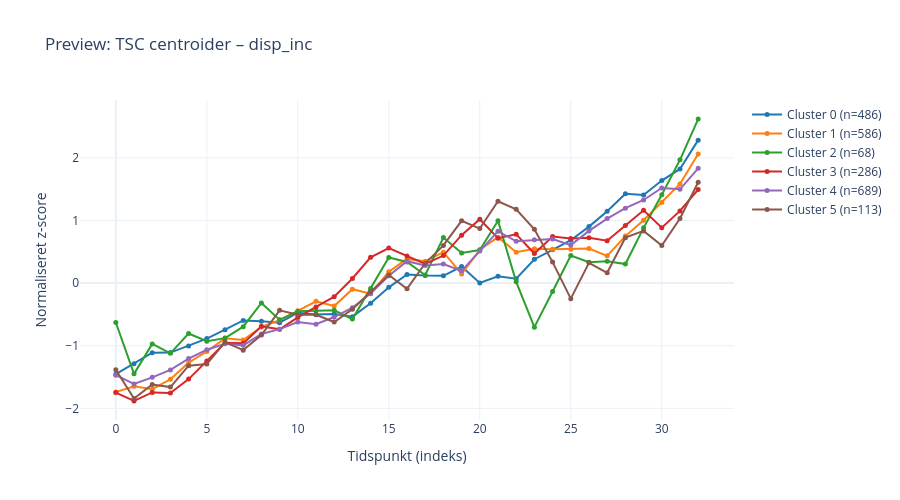

Write notebook code for a chart like this one.
### Code cell
# ── Cell 10 (valgfri): Vis én chart inline for visuel verifikation ─────────────

PREVIEW_VAR = 'disp_inc'  # Skift til en anden variabel efter ønske

if PREVIEW_VAR in VARIABLE_CUBES:
    _locs, _tlabels, _X = load_and_concat_variable(PREVIEW_VAR, VARIABLE_CUBES[PREVIEW_VAR])
    _labels, _km, _X_scaled = run_tsc(_X, _locs)
    _centroids = _km.cluster_centers_[:, :, 0]

    fig_preview = go.Figure()
    for c in range(N_CLUSTERS):
        n_in_cluster = int((_labels == c).sum())
        fig_preview.add_trace(go.Scatter(
            x=list(range(len(_tlabels))),
            y=_centroids[c],
            mode='lines+markers',
            name=f'Cluster {c} (n={n_in_cluster})',
            line=dict(color=CLUSTER_COLOURS[c], width=2),
            marker=dict(size=5)
        ))
    fig_preview.update_layout(
        title=f'Preview: TSC centroider – {PREVIEW_VAR}',
        xaxis_title='Tidspunkt (indeks)',
        yaxis_title='Normaliseret z-score',
        template='plotly_white',
        height=500
    )
    fig_preview.show()
else:
    print(f'{PREVIEW_VAR} ikke fundet i VARIABLE_CUBES.')

### Figure 1 — Plotly figure (JSON) as saved in the notebook; plotly's stock layout.template omitted (floating-point values rounded to 4 significant figures)
{"data": [{"line": {"color": "#1f77b4", "width": 2}, "marker": {"size": 5}, "mode": "lines+markers", "name": "Cluster 0 (n=486)", "type": "scatter", "x": [0, 1, 2, 3, 4, 5, 6, 7, 8, 9, 10, 11, 12, 13, 14, 15, 16, 17, 18, 19, 20, 21, 22, 23, 24, 25, 26, 27, 28, 29, 30, 31, 32], "y": [-1.455, -1.289, -1.112, -1.11, -1.004, -0.8855, -0.7437, -0.5956, -0.6085, -0.6319, -0.4728, -0.5007, -0.4926, -0.5358, -0.3215, -0.06765, 0.1382, 0.1212, 0.1163, 0.2651, 0.003917, 0.1104, 0.06953, 0.382, 0.5312, 0.6853, 0.9024, 1.147, 1.427, 1.407, 1.638, 1.824, 2.283]}, {"line": {"color": "#ff7f0e", "width": 2}, "marker": {"size": 5}, "mode": "lines+markers", "name": "Cluster 1 (n=586)", "type": "scatter", "x": [0, 1, 2, 3, 4, 5, 6, 7, 8, 9, 10, 11, 12, 13, 14, 15, 16, 17, 18, 19, 20, 21, 22, 23, 24, 25, 26, 27, 28, 29, 30, 31, 32], "y": [-1.74, -1.647, -1.695, -1.536, -1.27, -1.092, -0.8814, -0.9077, -0.7003, -0.59, -0.4427, -0.2905, -0.3662, -0.09638, -0.1685, 0.1815, 0.3869, 0.3511, 0.4948, 0.1469, 0.5322, 0.7345, 0.4931, 0.5476, 0.5429, 0.5417, 0.5514, 0.4353, 0.7508, 1.003, 1.287, 1.584, 2.062]}, {"line": {"color": "#2ca02c", "width": 2}, "marker": {"size": 5}, "mode": "lines+markers", "name": "Cluster 2 (n=68)", "type": "scatter", "x": [0, 1, 2, 3, 4, 5, 6, 7, 8, 9, 10, 11, 12, 13, 14, 15, 16, 17, 18, 19, 20, 21, 22, 23, 24, 25, 26, 27, 28, 29, 30, 31, 32], "y": [-0.6287, -1.449, -0.971, -1.121, -0.8047, -0.9274, -0.8784, -0.6954, -0.3163, -0.5868, -0.449, -0.4459, -0.4351, -0.5749, -0.08486, 0.409, 0.3375, 0.1304, 0.7285, 0.4812, 0.5283, 0.9952, 0.02031, -0.7034, -0.1341, 0.4402, 0.3353, 0.3503, 0.3045, 0.8826, 1.41, 1.969, 2.619]}, {"line": {"color": "#d62728", "width": 2}, "marker": {"size": 5}, "mode": "lines+markers", "name": "Cluster 3 (n=286)", "type": "scatter", "x": [0, 1, 2, 3, 4, 5, 6, 7, 8, 9, 10, 11, 12, 13, 14, 15, 16, 17, 18, 19, 20, 21, 22, 23, 24, 25, 26, 27, 28, 29, 30, 31, 32], "y": [-1.747, -1.881, -1.746, -1.756, -1.533, -1.245, -0.9532, -0.9622, -0.6907, -0.7383, -0.5483, -0.3794, -0.2172, 0.07439, 0.4113, 0.5601, 0.4351, 0.3061, 0.4403, 0.7656, 1.021, 0.7179, 0.7789, 0.4731, 0.7457, 0.7132, 0.7265, 0.6759, 0.9201, 1.164, 0.8845, 1.154, 1.496]}, {"line": {"color": "#9467bd", "width": 2}, "marker": {"size": 5}, "mode": "lines+markers", "name": "Cluster 4 (n=689)", "type": "scatter", "x": [0, 1, 2, 3, 4, 5, 6, 7, 8, 9, 10, 11, 12, 13, 14, 15, 16, 17, 18, 19, 20, 21, 22, 23, 24, 25, 26, 27, 28, 29, 30, 31, 32], "y": [-1.471, -1.61, -1.505, -1.386, -1.206, -1.064, -0.9697, -0.9939, -0.8121, -0.7349, -0.6223, -0.6561, -0.5416, -0.3934, -0.1675, 0.1176, 0.3504, 0.2819, 0.3061, 0.1965, 0.5115, 0.8302, 0.6686, 0.6912, 0.7031, 0.6073, 0.8344, 1.031, 1.197, 1.328, 1.519, 1.498, 1.833]}, {"line": {"color": "#8c564b", "width": 2}, "marker": {"size": 5}, "mode": "lines+markers", "name": "Cluster 5 (n=113)", "type": "scatter", "x": [0, 1, 2, 3, 4, 5, 6, 7, 8, 9, 10, 11, 12, 13, 14, 15, 16, 17, 18, 19, 20, 21, 22, 23, 24, 25, 26, 27, 28, 29, 30, 31, 32], "y": [-1.384, -1.844, -1.618, -1.66, -1.318, -1.293, -0.9419, -1.07, -0.8283, -0.4347, -0.5064, -0.5044, -0.621, -0.4189, -0.1381, 0.1299, -0.09158, 0.3167, 0.6015, 0.9946, 0.8705, 1.307, 1.181, 0.8601, 0.3358, -0.248, 0.3234, 0.1647, 0.7266, 0.8336, 0.6017, 1.033, 1.611]}], "layout": {"height": 500, "title": {"text": "Preview: TSC centroider – disp_inc"}, "xaxis": {"title": {"text": "Tidspunkt (indeks)"}}, "yaxis": {"title": {"text": "Normaliseret z-score"}}}}
